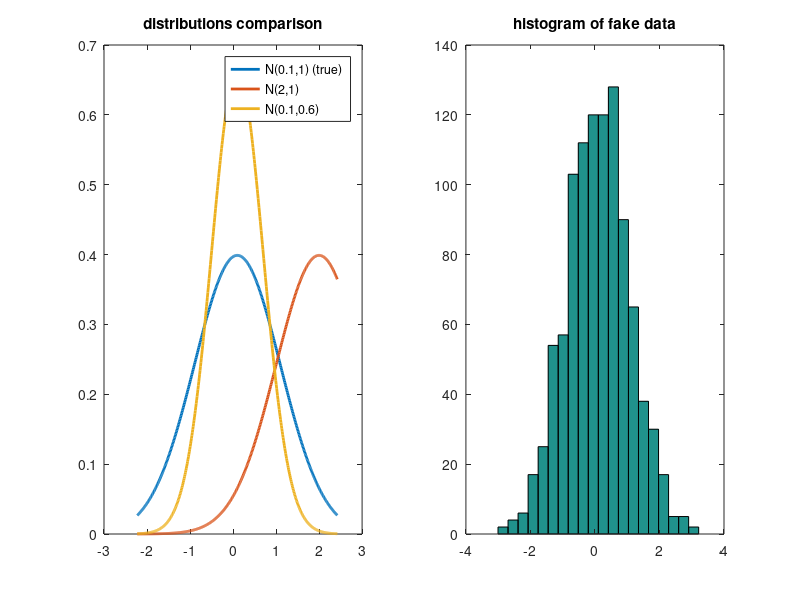

Write the MATLAB code that produced this figure.
% Course: Bayesian Techniques in Macroeconomics (2026-2027)
% Instructor: Gauthier Vermandel
% Institution: Universite Paris-Dauphine PSL
%
mu    = 0.1;    % mean 
sig   = 1;      % std
T     = 1000;    % number of draws

% data generating process
y_obs = mu + sig*randn(T,1);


% try one theta1=[mu1,sig1]
mu1  = 2;
sig1 = 1;
% try one theta2=[mu2,sig2]
mu2  = 0.1;
sig2 = 0.6;

% initial value for the loop
LL2 = 1; LL1 = 1; LLtrue=1;
% compute LK
for t = 1:T
   LL1 = LL1 * 1/(sig1*sqrt(2*pi)) * exp(-(y_obs(t)-mu1)^2/(2*sig1^2));
   LL2 = LL2 * 1/(sig2*sqrt(2*pi)) * exp(-(y_obs(t)-mu2)^2/(2*sig2^2));
   LLtrue = LLtrue * 1/(sig*sqrt(2*pi)) * exp(-(y_obs(t)-mu)^2/(2*sig^2));
end

% Keep the products above to expose floating-point underflow.
% Compare candidates using sums of analytic Gaussian log densities instead.
% Taking log(LL1) after multiplication cannot recover an underflowed product.
logLL1 = sum(-log(sig1*sqrt(2*pi)) - (y_obs-mu1).^2/(2*sig1^2));
logLL2 = sum(-log(sig2*sqrt(2*pi)) - (y_obs-mu2).^2/(2*sig2^2));
logLLtrue = sum(-log(sig*sqrt(2*pi)) - (y_obs-mu).^2/(2*sig^2));
candidate_names = {'True DGP', 'Candidate 1', 'Candidate 2'};
log_likelihoods = [logLLtrue, logLL1, logLL2];
[~, best_candidate] = max(log_likelihoods);
fprintf('Density products [true, candidate 1, candidate 2]: %.6g %.6g %.6g\n', ...
	LLtrue, LL1, LL2);
fprintf('Log likelihoods [true, candidate 1, candidate 2]: %.6f %.6f %.6f\n', ...
	log_likelihoods);
fprintf('Highest sample log likelihood: %s\n', candidate_names{best_candidate});

% support of the distribution
minx = norminv(0.01,mu,sig);
maxx = norminv(0.99,mu,sig);

% plotting result
h=figure;
subplot(1,2,1)
xs = minx:0.01:maxx;
plot(xs,normpdf(xs,mu,sig),'LineWidth',2)
hold on;
plot(xs,normpdf(xs,mu1,sig1),'LineWidth',2)
plot(xs,normpdf(xs,mu2,sig2),'LineWidth',2)
hold off;
legend('N(0.1,1) (true)','N(2,1)','N(0.1,0.6)')
title('distributions comparison')
subplot(1,2,2)
hist(y_obs,20);
title('histogram of fake data')
